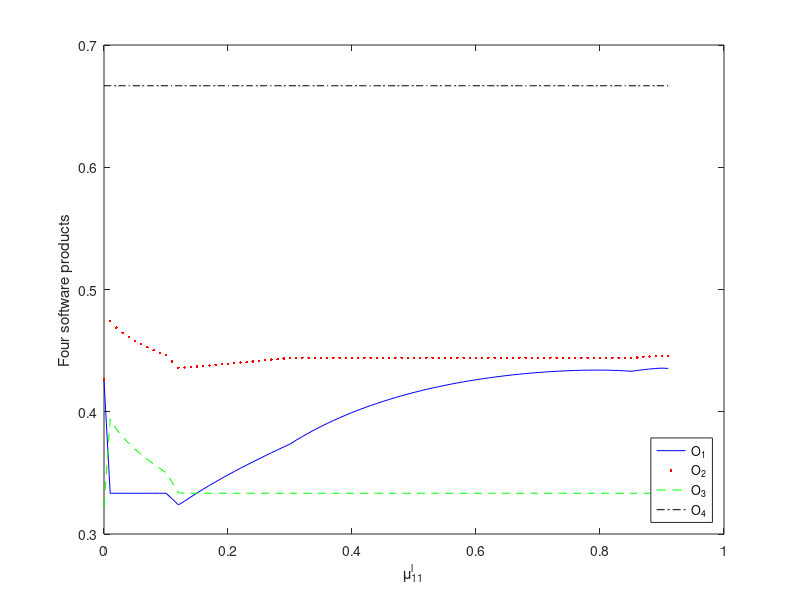

This chart was generated by the following MATLAB code:
clear,clc
tic

% 
% lambda=1:1:200/3
% len=length(lambda);
% Q1=zeros(len,4);
% N2RC1=zeros(len,4);
% NRC1=zeros(len,4);
% separation_p1=zeros(len,4);
% separation_n1=zeros(len,4);
% separation_c1=zeros(len,4);
% x{1}=[F MG MP MG
%     F MP  G  MP
%     G VG  F MG
%     VG G MG G];
% x{2}=[MG MP P F
%     F MG P G
%     P MP VP F
%     G VG VG MG];
% x{3}=[G F MP MP
%     F P MP G
%     F VP P G
%     G VG AG MG];

disp('Step 2: numerical matrices')
Q(:,:,1)=[6 4 5 6
    7 6  7  4
    3 8  5 6
    8 7 7 6];
Q(:,:,2)=[5 6 4 6
    5 4  7  4
    7 8  5 6
    8 7 6 7];
Q(:,:,3)=[6 4 3 5
    5 6 3 7
    3 4 2 5
    7 8 8 6];
Q(:,:,4)=[7 5 4 4
    5 3 4 7
    5 2 3 7
    7 8 9 6];
[m,n]=size(Q(:,:,1));
t=4;

Q_mean=median(Q,3);
% q_mean = zeros(m,n);
% for k=1:3
%     q_mean = q_mean+q(:,:,k);
% end
% q_mean = q_mean/3;
% temp=[reshape(q_mean',1,[])];
%   % eval(['Y_mean''=  
% q_mean = sprintf('%4.2f  %4.2f  %4.2f   %4.2f \n', temp);
% disp('ËãÊõÆ½¾ù¾ØÕóÎª')
% q_mean  

disp('²½Öè3£¬QµÄarithmetic mean matrix£º')

sprintf('%4.2f  %4.2f  %4.2f  %4.2f\n', Q_mean')

%%% µÚ3²½£¬Çó¼ÓÈ¨¾ØÕóµÄìØ

for k=1:t 
    P(:,:,k)=Q(:,:,k)./sum(sum(Q(:,:,k)));
    E(k)=-sum(sum(P(:,:,k).*log(P(:,:,k))))/log(m*n);   
end

disp('QkµÄìØÎª')
E

P=Q_mean/sum(sum(Q_mean));
E_mean=-sum(sum(P.*log(P)))/log(m*n) 

for k=1:t
    D(k) =abs( E(k)-E_mean);
    R(k) =E_mean./(E_mean+D(k));
end
disp('µÚ4²½£¬Çó4¸öÆ«Àë¶È')
D, R

disp('²½Öè8£¬weights of DMs Îª£º')

 lambda=R/sum(R) 
    
%  f{1}=[(0.65, 0.40) (0.40, 0.65) (0.50, 0.50) (0.65, 0.40)
%      (0.75, 0.30) (0.65, 0.40)  (0.75, 0.30)  (0.40, 0.65)
%      (0.30, 0.75) (0.85, 0.20)  (0.50, 0.50) (0.65, 0.40)
%      (0.85, 0.20) (0.75, 0.30)  (0.75, 0.30) (0.65, 0.40)];      

alpha = 0:0.01:0.9156;
len=length(alpha);
Q1=zeros(len,4);
NGU1=zeros(len,4);

for row=1:len
mu{1}=[alpha(row) 0.40 0.50 0.65   
     0.75 0.65 0.75 0.40     
     0.30 0.85 0.50 0.65
     0.85 0.75 0.75 0.65];
      
nu{1}=[0.40 0.65 0.50 0.40   
     0.30 0.40  0.30  0.65      
     0.75 0.20  0.50  0.40
     0.20 0.30  0.30  0.40];
 %  f{2}=[(0.50, 0.50) (0.65, 0.40) (0.40, 0.65) (0.65, 0.40)
%      (0.50, 0.50) (0.40, 0.65)  (0.75, 0.30)  (0.40, 0.65) 
%      (0.75, 0.30) (0.85, 0.20)  (0.50, 0.50) (0.65, 0.40)
%      (0.85, 0.20) (0.75, 0.30) (0.65, 0.40) (0.75, 0.30)];


mu{2}=[0.50 0.65 0.40 0.65   
      0.50 0.40 0.75 0.40
      0.75 0.85 0.50 0.65 
      0.85 0.75 0.65 0.75];
  
nu{2}=[0.50 0.40  0.65 0.40 
      0.50  0.65  0.30  0.65
      0.30  0.20  0.50  0.40
      0.20  0.30 0.40  0.30];
% f{3}=[(0.65, 0.40) (0.40, 0.65) (0.30, 0.75) (0.50, 0.50)
%     (0.50, 0.50) (0.65, 0.40) (0.30, 0.75) (0.75, 0.30)
%     (0.30, 0.75) (0.40, 0.65) (0.20, 0.85) (0.50, 0.50)
%     (0.75, 0.30) (0.85, 0.20) (0.85, 0.20) (0.65, 0.40)];  

mu{3}=[0.65 0.40 0.30 0.50    
    0.50 0.65 0.30 0.75 
    0.30 0.40 0.20 0.50  
    0.75 0.85 0.85 0.65 ];
  
nu{3}=[0.40 0.65 0.75 0.50   
     0.50 0.40 0.75  0.30   
     0.75 0.65 0.85  0.50  
     0.30 0.20 0.20  0.40];
mu{4}=[0.75 0.50 0.40 0.40
      0.50  0.30 0.40 0.75 
      0.50  0.20 0.30 0.75 
      0.75  0.85 0.95 0.65];
nu{4}=[0.30 0.50 0.65 0.65
       0.50 0.75 0.65 0.30
       0.50 0.85 0.75 0.30
       0.30 0.20 0.10 0.40];
 
 [m,n]=size(mu{1});

F=zeros(4,4,4);

disp('Step 8£¬Pythagorean fuzzy matrices');

for k=1:4
    temp=[reshape(mu{k}',1,[]); reshape(nu{k}',1,[])];
   eval(['F',num2str(k),'=  sprintf(''(%4.2f,  %4.2f)  (%4.2f,  %4.2f)  (%4.2f,  %4.2f)  (%4.2f,  %4.2f)\n'', temp)'])
end
clear F1 F2 F3 

%%%% µÚ2²½£¬Çó¼ÓÈ¨¾ö²ß¾ØÕó

disp('Step 9£¬¼ÓÈ¨µ½¾ö²ßÕß')

% weights=[0.3348, 0.3327, 0.3325];
% weight(k)=ones(4,4)*lambda(k)
% 
% Y=X;
% 
for k=1:4 
    weight(:,:,k)=ones(m,4)*lambda(k);
    xi(:,:,k)=mu{k}.^weight(:,:,k);
    o(:,:,k)=sqrt(1-(1-nu{k}.^2).^weight(:,:,k));   
   tmp=[reshape(xi(:,:,k)',1,[]);  reshape(o(:,:,k)',1,[])];
   eval(['H',num2str(k),'=  sprintf(''(%3.2f,  %3.2f)  (%4.2f,  %4.2f)  (%4.2f,  %4.2f)  (%4.2f,  %4.2f)\n'', tmp)']);
end


%%%% ×ª»»³É·½°¸¾ØÕó
disp('µÚ10²½£¬Èº¾ö²ß¾ØÕó')
xii=permute(xi,[3,2,1])
oi=permute(o,[3,2,1])
for k=1:4 
%    xii(i,:,:)=permute(xi,[3,2,1])
%    oi(i,:,:)=permute(o,[3,2,1])    
   temp=[reshape(xii(:,:,k)',1,[]);  reshape(oi(:,:,k)',1,[])];
   eval(['G',num2str(k),'=  sprintf(''(%4.2f,  %4.2f)  (%4.2f,  %4.2f)  (%4.2f,  %4.2f)  (%4.2f,  %4.2f)\n'', temp)']);
end

disp('µÚ11²½£¬¼ÓÈ¨µ½ÊôÐÔ')

weights=[0.3,0.3,0.2,0.2];
weighted=ones(4,1)*weights

%Y=G;
for k=1:4   
     for j=1:4
         weighted(:,3,:);
    tau(:,j,k)=xii(:,j,k).^weighted(:,j);
    upsilon(:,j,k)=sqrt(1-(1-oi(:,j,k).^2).^weighted(:,j));
     end
   % weighted
   tmp=[reshape(tau(:,:,k)',1,[]);  reshape(upsilon(:,:,k)',1,[])];
   eval(['Y',num2str(k),'=  sprintf(''(%4.2f,  %4.2f)  (%4.2f,  %4.2f)  (%4.2f,  %4.2f)  (%4.2f,  %4.2f)\n'', tmp)']);    
 end
% ·½°¸ÀíÏë½â

%%% µÚ2²½£¬ÇóÀíÏë½â
tau_pos=max(tau,[],3);
    tau_neg=min(tau,[],3);

   
    upsilon_pos=min(upsilon,[],3);%%%ÕýÀíÏë½â   
    upsilon_neg=max(upsilon,[],3); %%%¸ºÀíÏë½â

pos=[];
neg=[];
com=[];
pos=[pos, tau_pos(:,1),upsilon_pos(:,1), tau_pos(:,2), upsilon_pos(:,2), tau_pos(:,3), upsilon_pos(:,3), tau_pos(:,4), upsilon_pos(:,4)];
neg=[neg, tau_neg(:,1),upsilon_neg(:,1), tau_neg(:,2), upsilon_neg(:,2), tau_neg(:,3), upsilon_neg(:,3), tau_neg(:,4), upsilon_neg(:,4)];
com=[com, upsilon_pos(:,1),tau_pos(:,1), upsilon_pos(:,2), tau_pos(:,2), upsilon_pos(:,3), tau_pos(:,3), upsilon_pos(:,4), tau_pos(:,4)];

%%% Êä³öÀíÏë½â 

disp('µÚ12²½£¬ÀíÏë¾ö²ß')

disp('maximum decision matrix Y_{+}')
sprintf('(%4.2f,  %4.2f)  (%4.2f,  %4.2f)  (%4.2f,  %4.2f)  (%4.2f, %4.2f)\n', pos')

disp('minimum decision matrix Y_{-}')
sprintf('(%4.2f, %4.2f)  (%4.2f,  %4.2f)  (%4.2f, %4.2f)  (%4.2f, %4.2f)\n', neg')

disp('ÓàÀíÏë¾ö²ßÎª£º')
sprintf('(%4.2f,  %4.2f)  (%4.2f,  %4.2f)  (%4.2f,  %4.2f)  (%4.2f, %4.2f)\n', com')

for i=1:4  
    for j=1:4   
       chipos(i,j)=sqrt(1-tau_pos(i,j).^2-upsilon_pos(i,j).^2);
     %   chipos(i,j)=1-tau_pos(i,j)-upsilon_pos(i,j);
        % chi_{kj}^{+}
        chineg(i,j)=sqrt(1-tau_neg(i,j).^2-upsilon_neg(i,j).^2);
      % chineg(i,j)=1-tau_neg(i,j)-upsilon_neg(i,j);
        % chi_{kj}^{-}
    end
end
chipos
chineg

disp('µÚ13²½£¬ÒÅº¶¾ØÕóÎª') 

%R=Y;
for k=1:4  
   rho(:,:,k)=tau_pos.*tau(:,:,k);
   varrho(:,:,k)=sqrt(upsilon_pos.^2+upsilon(:,:,k).^2-(upsilon_pos.^2).*(upsilon(:,:,k).^2));
   
   tmp=[reshape(rho(:,:,k)',1,[]);reshape(varrho(:,:,k)',1,[])];
   eval(['R',num2str(k),'=  sprintf(''(%4.2f,  %4.2f)  (%4.2f,  %4.2f)  (%4.2f,  %4.2f)  (%4.2f,  %4.2f)\n'', tmp)']);  
end
 %  https://www.ilovematlab.cn/thread-317135-1-1.html  

disp('µÚ14²½£¬×î´óÒÅº¶¾ØÕóRmaxÎª')  

rho_pos=max(rho,[],3); %%%ÕýÀíÏë½â
    

    varrho_pos=min(varrho,[],3); %%%ÕýÀíÏë½â 

Rmax=[];

Rmax=[Rmax, rho_pos(:,1),varrho_pos(:,1), rho_pos(:,2), varrho_pos(:,2), rho_pos(:,3), varrho_pos(:,3), rho_pos(:,4), varrho_pos(:,4)];

sprintf('(%4.2f,  %4.2f)  (%4.2f,  %4.2f)  (%4.2f,  %4.2f)  (%4.2f, %4.2f)\n', Rmax')

disp('µÚ15²½£¬ÈºÂúÒâ¾ØÕóS_negÎª')  

for k=1:4 
    psi(:,:,k)=tau(:,:,k).*tau_neg;  
    omega(:,:,k)=sqrt(upsilon_neg.^2+upsilon(:,:,k).^2-(upsilon_neg.^2).*(upsilon(:,:,k).^2));
  
    tmp=[reshape(psi(:,:,k)',1,[]);reshape(omega(:,:,k)',1,[])];
    eval(['S_neg',num2str(k),'= sprintf(''(%4.2f, %4.2f) (%4.2f, %4.2f) (%4.2f, %4.2f) (%4.2f, %4.2f)\n'', tmp)']);  
end
disp('µÚ16²½£¬×î´óÈºÂúÒâ¾ØÕóS_neg_maxÎª')  

psi_pos=max(psi,[],3); %%%ÕýÀíÏë½â
    
omega_pos=min(omega,[],3); %%%ÕýÀíÏë½â 

S_neg_max=[];

S_neg_max=[S_neg_max, psi_pos(:,1),omega_pos(:,1), psi_pos(:,2), omega_pos(:,2), psi_pos(:,3), omega_pos(:,3), psi_pos(:,4), omega_pos(:,4)];

sprintf('(%4.2f,  %4.2f)  (%4.2f,  %4.2f)  (%4.2f,  %4.2f)  (%4.2f, %4.2f)\n', S_neg_max')

% disp('µÚ17²½£¬ÈºÂúÒâ¾ØÕóS_comÎª')  
% 
% for k=1:4    
%     iota{k}=tau{k}.*upsilon_pos;
% %     iota1(:,:,k)=iota{k};
% %     iota1
%     kappa{k}=sqrt(upsilon{k}.^2+tau_pos.^2-(tau_pos.^2).*(upsilon{k}.^2));
%     
%      tmp=[reshape(iota{k}',1,[]);reshape(kappa{k}',1,[])];
%      eval(['Scom',num2str(k),'= sprintf(''(%4.3f, %4.3f) (%4.3f, %4.3f) (%4.3f, %4.3f) (%4.3f, %4.3f)\n'', tmp)']);  
% end
% 
% disp('µÚ18²½£¬×î´óÈºÂúÒâ¾ØÕóS_com_maxÎª')  
% 
% temp=[];
% for k=1:4  
%     tem(:,:,k)=iota{k};
%     iota_pos=max(tem,[],3); %%%ÕýÀíÏë½â
%     
%     tp(:,:,k)=kappa{k};
%     kappa_pos=min(tp,[],3); %%%ÕýÀíÏë½â       
% end
% 
% S_com_max=[];
% 
% S_com_max=[S_com_max, iota_pos(:,1),kappa_pos(:,1), iota_pos(:,2), kappa_pos(:,2), iota_pos(:,3), kappa_pos(:,3), iota_pos(:,4), kappa_pos(:,4)];
% 
% sprintf('(%4.3f, %4.3f) (%4.3f, %4.3f) (%4.3f, %4.3f) (%4.3f, %4.3f)\n', S_com_max')

disp('µÚ19²½£¬¼ÆËãgroup utility')  

for k=1:4 
    % Yi*Y+
    chi(:,:,k)=sqrt(1-tau(:,:,k).^2-upsilon(:,:,k).^2);
    chi_pos=sqrt(1-tau_pos.^2-upsilon_pos.^2);
    chi_neg=sqrt(1-tau_neg.^2-upsilon_neg.^2);
    Y_Ypos(k)=sum(sum(tau(:,:,k).*tau_pos+upsilon(:,:,k).*upsilon_pos ...
     +chi(:,:,k).*chi_pos));
   % Yi*Y-
    Y_Yneg(k)=sum(sum(tau(:,:,k).*tau_neg+upsilon(:,:,k).*upsilon_neg ...
     +chi(:,:,k).*chi_neg));
end
disp('YiÓëYposÄÚ»ý ')  

Y_Ypos

disp('YiÓëYnegÄÚ»ý ') 

Y_Yneg


for k=1:4
 GU(k)=min(4*n,Y_Ypos(k))/max(4*n,Y_Ypos(k)); 
end
GU

 
NGU=(GU-min(GU))./(max(GU)-min(GU))

disp('µÚ20²½£¬¼ÆËãgroup regret ')  

for k=1:4  
    % Ri*Rmax
    sigma(:,:,k)=sqrt(1-rho(:,:,k).^2-varrho(:,:,k).^2);
    sigma_pos=sqrt(1-rho_pos.^2-varrho_pos.^2);
    R_Rmax(k)=sum(sum(rho(:,:,k).*rho_pos+varrho(:,:,k).*varrho_pos+sigma(:,:,k).*sigma_pos));
end

disp('RiÓëRmaxÄÚ»ý ') 

R_Rmax

for k=1:4
 GR(k)=min(4*n,R_Rmax(k))/max(4*n,R_Rmax(k)); 
end
GR 
 
NGR=(max(GR)-GR)./(max(GR)-min(GR))


disp('µÚ21²½£¬¼ÆËãgroup satisfaction GS- ')  

for k=1:4  
    % S-*Smax
    varsigma(:,:,k)=sqrt(1-psi(:,:,k).^2-omega(:,:,k).^2);
    varsigma_pos=sqrt(1-psi_pos.^2-omega_pos.^2);
    Sneg_Smax(k)=sum(sum(psi(:,:,k).*psi_pos+omega(:,:,k).*omega_pos ...
     +varsigma(:,:,k).*varsigma_pos));
end

disp('Si^{-}ÓëSmax^{-}ÄÚ»ý ')
Sneg_Smax

disp('GS_{i}^{-} ')

for k=1:4
 GSneg(k)=min(4*n,Sneg_Smax(k))/max(4*n,Sneg_Smax(k));
end
GSneg 
 
NGSneg=(GSneg-min(GSneg))./(max(GSneg)-min(GSneg))

% disp('µÚ22²½£¬¼ÆËãgroup satisfaction GSc ')
% 
% for k=1:4
%     % Sc*Smax
%     varpi(:,:,k)=sqrt(1-iota{k}.^2-kappa{k}.^2);
%     varpi_pos=sqrt(1-iota_pos.^2-kappa_pos.^2);
%     %  s_{kj}^{ci}=(\iota_{kj}^{i},\kappa_{kj}^{i})
%     %  s_{kj}^{cmax}=(\iota_{kj}^{max},\kappa_{kj}^{min})
%     Scom_Smax(k)=sum(sum(iota{k}.*iota_pos+kappa{k}.*kappa_pos ...
%         +varpi(:,:,k).*varpi_pos));
% end
% disp('Sc*Smax ')
% Scom_Smax
% 
% for k=1:4
%     GScom(k)=4*n/(4*n+abs(4*n-Scom_Smax(k)));
% end
% GScom
% 
% NGScom=(GScom-min(GScom))./(max(GScom)-min(GScom))
% 
% disp('µÚ23²½£¬¼ÆËã comprehensive group satisfaction CGS ')
% 
% for k=1:4
%     CGS(k)=0.5*NGSneg(k)+0.5*NGScom(k);
% end

%CGS

disp('µÚ24²½£¬¼ÆËã comprehensive VIKOR measure Q ') 

% lambda=0:0.01:1/3;
%len=length(lambda);
%Q1=zeros(len,4);

%for row =1:len


% Lambda12 
% Q=lambda(row)*NGU/3+(2/3-lambda(row))*NGR+NGSneg/3; 
% Lambda13
% Q=lambda(row)*NGU+NGR/3+(2/3-lambda(row))*NGSneg; 
% Lambda1
 Q=NGU/3+NGR/3+NGSneg/3; 
% Q=NGU;
% Lambda2
% Q=NGU/3+lambda(row)*NGR+NGSneg/3; 
% Lambda3
% Q=NGU/3+NGR/3+lambda(row)*NGSneg; 
%  Lambda23 
%
% Q=NGU/3+lambda(row)*NGR+(2/3-lambda(row))*NGSneg; 

Q

Q1(row,:)=Q; 
 
end

  
plot(alpha,Q1(:,1),'b'),hold on,
plot(alpha,Q1(:,2),'r.'),plot(alpha,Q1(:,3),'g--'),
plot(alpha,Q1(:,4),'k-.');
legend('O_{1}','O_{2}','O_{3}','O_{4}','Location','Southeast');
% axis([0,1,-0.1,1.1]);
%axis([0,0.35,1.2]);
%set(gca,'xtick',[0:0.2:1]);
% title('Qi');
xlabel('\mu_{11}^{l}');
ylabel('Four software products');
